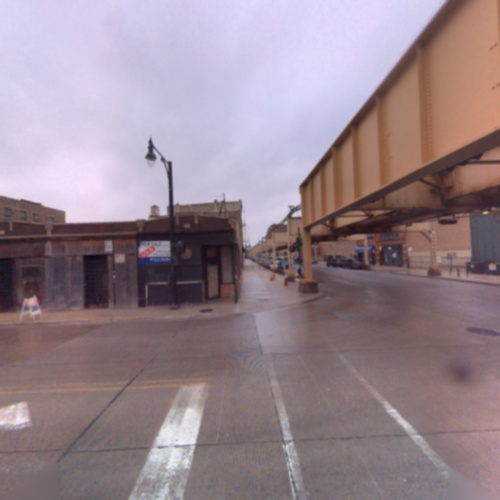
#> input picture 1 Automatic Lens Smear Detection/image.jpg, 500 x 500 px
$ jupyter execute --allow-errors main_method1.ipynb
#> lines starting #> are read from the running program, lines starting #| are printed output that depends on the picture; after the words box and inside, x2 and y2 are one past the last pixel; in counts of white or black regions, pixels touching at a corner belong together
# Assignment 1

[cell 1]
import cv2
import numpy as np
import matplotlib.pyplot as plt

[cell 2]
# define functions for plotting
def convert(img):
    '''change image color to "RGB" for plt.plot()'''
    if len(img.shape)==2: # change grey image to color image
        img = cv2.cvtColor(img, cv2.COLOR_GRAY2RGB)
    elif len(img.shape)==3: # change color image from "BRG" to "RGB"
        img = cv2.cvtColor(img, cv2.COLOR_BGR2RGB)
    return img

def show(i, size=(6,10)):
    i = convert(i)
    plt.figure(figsize=size)
    plt.imshow(i)
    plt.show()

def show2(image_list, titles, size=(10,5)):
    images = [convert(i) for i in image_list]
    plt.figure(figsize=size)
    for i in range(2):
        plt.subplot(1,2,i+1)
        plt.imshow(images[i])
        plt.title(titles[i])

def show3(image_list, titles, size=(15,5)):
    images = [convert(i) for i in image_list]
    plt.figure(figsize=size)
    for i in range(3):
        plt.subplot(1,3,i+1)
        plt.imshow(images[i])
        plt.title(titles[i])

def show22(image_list, titles, size=(10,14)):
    images = [convert(i) for i in image_list]
    plt.figure(figsize=size)
    for i in range(4):
        plt.subplot(2,2,i+1)
        plt.imshow(images[i])
        plt.title(titles[i])

[cell 3]
# read in image and preprocess
filename = 'image.jpg'
I = cv2.imread(filename)
#> I is the input picture: shape (500, 500, 3); mean B, G, R 142.5, 133.2, 150.6
I_blur = cv2.GaussianBlur(I, ksize=(3,3), sigmaX=1)
I_gray = cv2.cvtColor(I_blur, cv2.COLOR_RGB2GRAY)
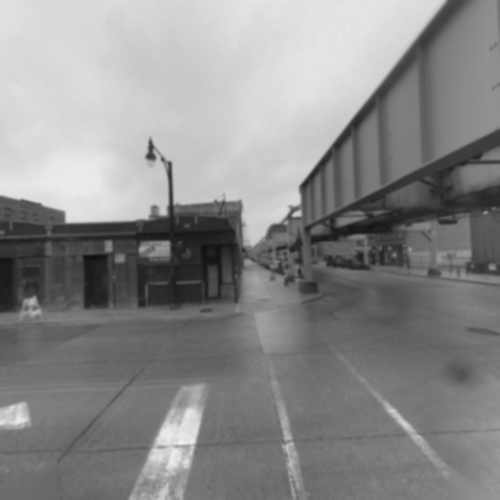
#> I_gray: shape (500, 500); min 15, max 241, mean 138

[cell 4]
image_list = [I, I_blur, I_gray]
titles = ['original', 'original + blurred', 'origianl + blurred'+'+ grayscaled']
show3(image_list, titles, size=(15,5))
#> in show3, `images = [convert(i) for i in image_list]`: images = 3 items
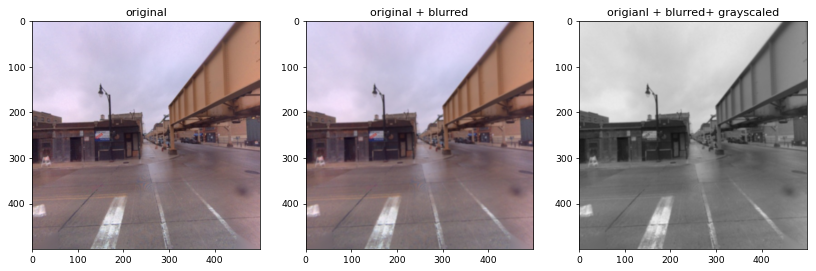
#> figure drawn by matplotlib, 3 panels

[cell 5]
# binary thresholding (choose 1 from the following 2)
I_thresh_fixed = cv2.threshold(I_gray, thresh=100, maxval=255, type=cv2.THRESH_BINARY)[1]
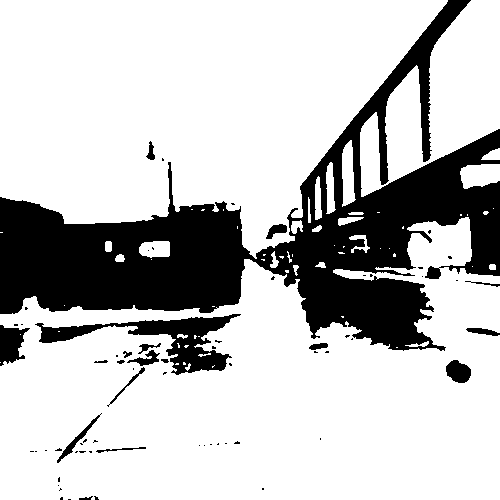
#> I_thresh_fixed: shape (500, 500); 76.3% white; 68 black regions (49 under 20 px), largest, box (x1, y1, x2, y2) and area: (0, 0, 500, 351) 52512, (35, 314, 241, 375) 3692, (0, 325, 30, 366) 764
I_thresh_adapt_mean = cv2.adaptiveThreshold(I_gray, maxValue=255, adaptiveMethod=cv2.ADAPTIVE_THRESH_MEAN_C,
                                       thresholdType=cv2.THRESH_BINARY_INV, blockSize=33, C=2)
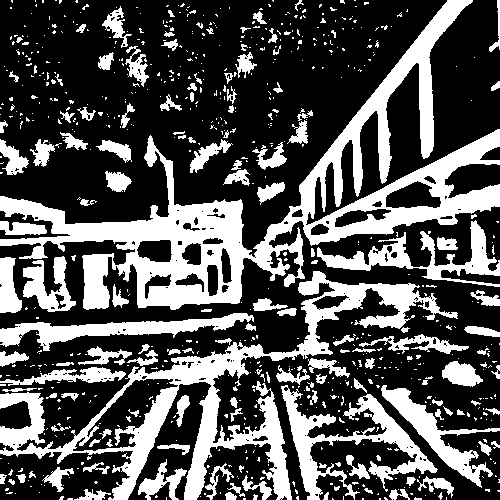
#> I_thresh_adapt_mean: shape (500, 500); 32.6% white; 747 white regions (606 under 20 px), largest, box (x1, y1, x2, y2) and area: (0, 0, 500, 310) 28790, (0, 271, 458, 500) 16052, (281, 385, 438, 500) 4684
I_thresh_adapt_gauss = cv2.adaptiveThreshold(I_gray, maxValue=255, adaptiveMethod=cv2.ADAPTIVE_THRESH_GAUSSIAN_C,
                                       thresholdType=cv2.THRESH_BINARY_INV, blockSize=61, C=1)
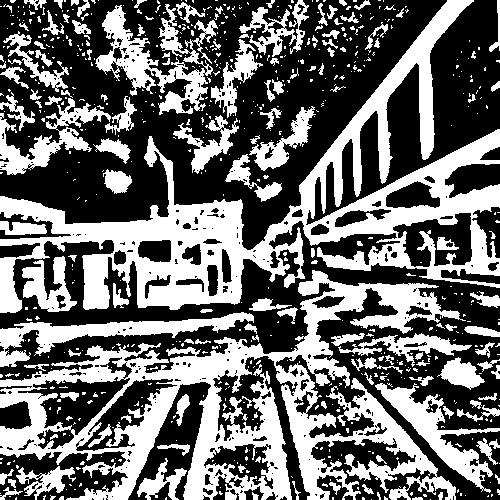
#> I_thresh_adapt_gauss: shape (500, 500); 42.1% white; 687 white regions (550 under 20 px), largest, box (x1, y1, x2, y2) and area: (0, 0, 500, 313) 33942, (0, 270, 466, 500) 32254, (95, 4, 218, 115) 4623

[cell 6]
# compare with I_thresh_adapt_mean
image_list = [I, I_thresh_fixed, I_thresh_adapt_mean]
titles = ['origianl + blurred', 'origianl + blurred + fixed threshold', 'origianl + blurred + adaptive mean threshold']
show3(image_list, titles, size=(15,5))

[cell 7]
# compare with I_thresh_adapt_gauss
image_list = [I, I_thresh_fixed, I_thresh_adapt_gauss]
titles = ['origianl + blurred', 'origianl + blurred + fixed threshold', 'origianl + blurred + adaptive Gaussian threshold']
show3(image_list, titles, size=(15,5))

[cell 8]
# detect edges
I_edge_thresh_fixed = cv2.Canny(I_thresh_fixed, threshold1=75, threshold2=100, L2gradient=True)
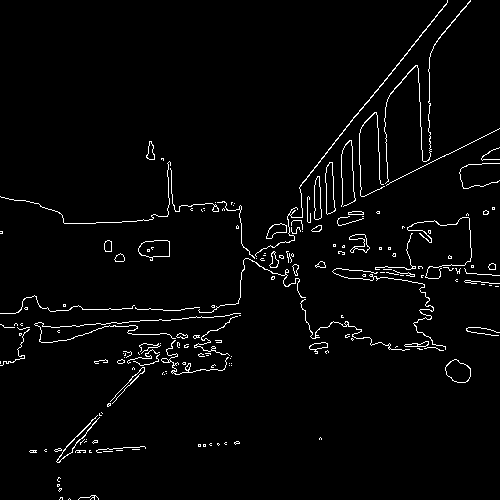
#> I_edge_thresh_fixed: shape (500, 500); 2.7% white in thin lines or dots
I_edge_thresh_adapt_mean = cv2.Canny(I_thresh_adapt_mean, threshold1=75, threshold2=100, L2gradient=True)
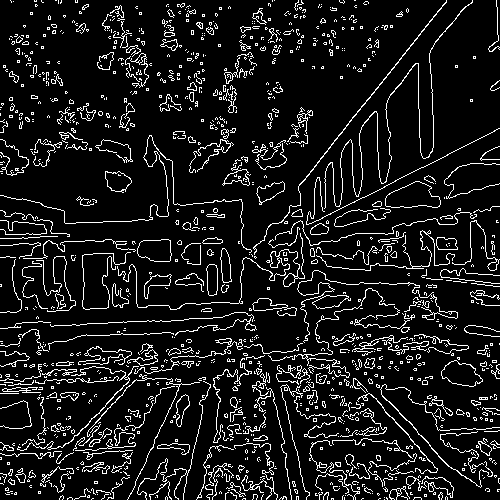
#> I_edge_thresh_adapt_mean: shape (500, 500); 10.1% white in thin lines or dots
I_edge_thresh_adapt_gauss = cv2.Canny(I_thresh_adapt_gauss, threshold1=75, threshold2=100, L2gradient=True)
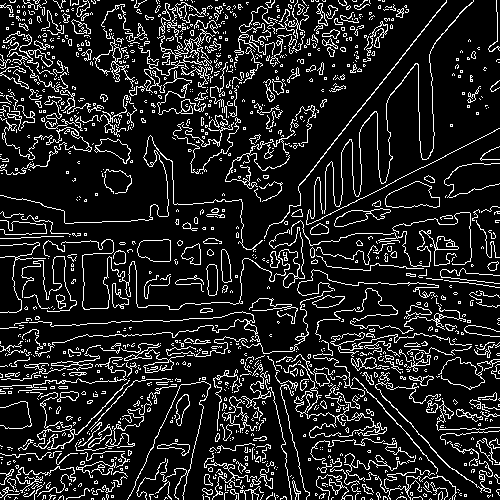
#> I_edge_thresh_adapt_gauss: shape (500, 500); 13.2% white in thin lines or dots

[cell 9]
image_list = [I_thresh_fixed, I_edge_thresh_fixed]
titles = ['origianl + blurred + fixed threshold', 'origianl + blurred + fixed threshold + edges']
show2(image_list, titles, size=(10,5))
#> in convert (call 11), `img = cv2.cvtColor(img, cv2.COLOR_GRAY2RGB)`: img: shape (500, 500, 3); 2.7% white in thin lines or dots
#> in show2, `images = [convert(i) for i in image_list]`: images = 2 items
# show2(I_thresh_fixed, I_edge_thresh_adapt_mean, size=(10,5))
# show2(I_thresh_fixed, I_edge_thresh_adapt_gauss, size=(10,5))

[cell 10]
# find contours from the edge image
contours_detected, hierarchy = cv2.findContours(I_edge_thresh_fixed, mode=cv2.RETR_LIST, method=cv2.CHAIN_APPROX_SIMPLE)
#> contours_detected = 260 contours, 210 with area under 20; largest, box (x1, y1, x2, y2) and area: (138, 240, 170, 261) 452, (138, 240, 170, 258) 446, (445, 359, 471, 383) 420, (445, 359, 471, 383) 410, (325, 162, 336, 215) 358

# define images to plot later
I_substrate = I.copy()
I_with_contours = I.copy()
mask_substrate = np.zeros((500, 500, 3), np.uint8)
mask_with_contours = np.zeros((500, 500, 3), np.uint8)

#> (the rest of this cell did not finish here and is left out)
